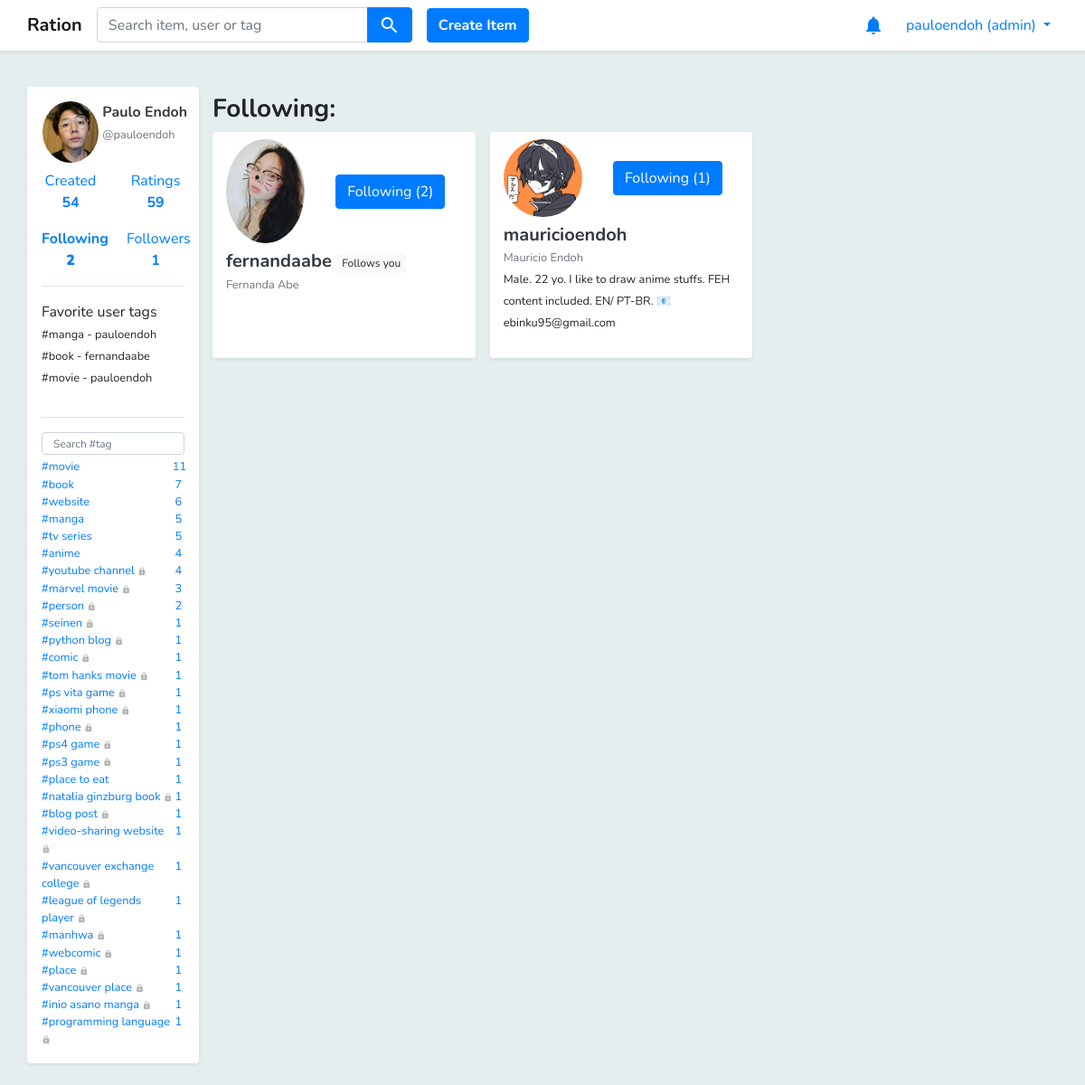
The page /user/pauloendoh/following (signed in) on the database its author committed.
### core/models.py (models this page shows, shortened)
class Profile(models.Model):
    user = models.OneToOneField(
        User,
        related_name='profile',
        on_delete=models.CASCADE,
        primary_key=True
    )
    fullname = models.CharField(max_length=100)
    picture = models.ImageField(upload_to='profile_pics', blank=True, default="profile_pics/default.png")
    bio = models.TextField(null=True, blank=True)
    location = models.TextField(null=True, blank=True)
    website = models.TextField(null=True, blank=True)

class User_Item(models.Model):
    user = models.ForeignKey(User, related_name='user_items', on_delete=models.CASCADE)
    item = models.ForeignKey(Item, related_name='user_items', on_delete=models.CASCADE)
    rating = models.FloatField(validators=[MinValueValidator(1), MaxValueValidator(5)], null=True, blank=True)
    interest = models.FloatField(validators=[MinValueValidator(1), MaxValueValidator(3)], null=True, blank=True)

class Following(models.Model):
    follower = models.ForeignKey(User, on_delete=models.CASCADE)
    user_tag = models.ForeignKey(User_Tag, on_delete=models.CASCADE)

class User_Tag(models.Model):
    user = models.ForeignKey(User, on_delete=models.CASCADE)
    tag = models.ForeignKey(Tag, on_delete=models.CASCADE)
    item_count = models.IntegerField()
    is_private = models.NullBooleanField()

class Favorite_User_Tag(models.Model):
    user = models.ForeignKey(User, related_name='favorite_user_tags', on_delete=models.CASCADE)
    user_tag = models.ForeignKey(User_Tag, on_delete=models.CASCADE)

class Tag(models.Model):
    name = models.TextField()
    is_official = models.BooleanField(default=0)

### core/views.py (the view)
# urls.py: path('user/<str:username>/following', views.following_list, name="following_list"),
def following_list(request, username):
    user = get_object_or_404(User, username=username)
    following_queryset = Following.objects.filter(follower=user)
    followings = []
    for fq in following_queryset:
        already_following = False
        for f in followings:
            if f.user_tag.user.id == fq.user_tag.user.id:
                already_following = True
        if already_following == False:
            followings.append(fq)
    return render(request, 'following.html', {'followings': followings,
                                              'user': user})

### core/models.py (called while the page is built)
def get_user_tag_list(self):
    user_tag_list = User_Tag.objects.filter(user=self).order_by('-item_count')
    return user_tag_list

def get_followers(self):
    followers = []
    user_tags = User_Tag.objects.filter(user=self)
    for user_tag in user_tags:
        followings = Following.objects.filter(user_tag=user_tag)
        for following in followings:
            in_list = False
            for follower in followers:
                if follower.id == following.follower.id:
                    in_list = True
            if not in_list:
                followers.append(following.follower)
    return followers

def new_notifications_count(self):
    count = 0
    notifications = Notification.objects.filter(user=self)
    for notification in notifications:
        if notification.is_new:
            count += 1
    return count

### core/templatetags/utils.py (called while the page is built)
@register.simple_tag
def get_follower_count_by_user(user):
    followers = user.get_followers()
    return len(followers)

@register.simple_tag
def get_following_count_by_user(user):
    followings = Following.objects.filter(follower=user)
    user_followings = []
    for following in followings:
        inside_list = False
        for user_following in user_followings:
            if following.user_tag.user.id == user_following.id:
                inside_list= True
        if not inside_list:
            user_followings.append(following.user_tag.user)
    return len(user_followings)

@register.simple_tag
def get_created_item_count_by_user(user):
    count = Item.objects.filter(creator=user).count()
    return count

@register.simple_tag
def user_is_following_other_user(user, other_user):
    followings = Following.objects.filter(follower=user)
    for following in followings:
        if following.user_tag.user == other_user:
            return True
    return False

@register.simple_tag
def get_following_user_tag_count(follower, user):
    followings = Following.objects.filter(follower=follower)
    user_tags = []
    for following in followings:
        if following.user_tag.user == user:
            user_tags.append(following.user_tag)
    return len(user_tags)

### templates/following.html
{% extends "base.html" %}
{% load utils %}
{% block content %}
<div class="mt-3 pb-2 container">
    <div class="row">
        {% include 'includes/left_container.html' %}
        <div class="col-10">
            <h3 class="mt-2 font-weight-bold">Following: </h3>
            <div class="row no-gutters">
                {% for following in followings %}
                <div class="col-4">
                    <div class="bg-white mb-3 mr-3 rounded shadow-sm profile-card">
                        <div class="container pt-2">
                            <div class="row no-gutters">
                                <div class="col-4">
                                    <a href="{% url 'user' following.user_tag.user.username %}">
                                        <img class="rounded-circle w-100"
                                             src="/media/{{ following.user_tag.user.profile.picture }}"/>
                                    </a>
                                </div>
                                <div class="col-8 pl-3 align-self-center text-center">
                                    {% if request.user.is_authenticated %}
                                    <button class="btn btn-primary">Following ({% get_following_user_tag_count request.user following.user_tag.user %})
                                    </button>
                                    {% endif %}
                                </div>
                            </div>
                            <h5 class="font-weight-bold mt-2 mb-0">
                                <a class="text-dark" href="{% url 'user' following.user_tag.user.username %}">
                                    {{ following.user_tag.user.username }}
                                </a>
                                {%user_is_following_other_user following.user_tag.user request.user as is_following_back%}
                                {% if is_following_back %}
                                <span class="badge badge-light font-weight-normal">
                                    <small>Follows you</small>
                                </span>
                                {% endif %}
                            </h5>
                            <small class="text-muted">{{ following.user_tag.user.profile.fullname }}</small>
                            <br>
                            <small>
                                {{ following.user_tag.user.profile.bio }}
                            </small>
                        </div>
                    </div>
                </div>
                {% endfor %}
            </div>
        </div>
    </div>
</div>
{% endblock %}

### templates/base.html (shortened to what this page needs)
{% load staticfiles %}
<!DOCTYPE html>
<html lang="en">
<head>
    <link rel="stylesheet" href="{% static 'styles/bootstrap.css' %}">
    <link rel="stylesheet" href="https://use.fontawesome.com/releases/v5.0.13/css/all.css"
>
    <link rel="stylesheet" href="{% static 'styles/jquery-ui.css' %}" type="text/css" media="all"/>
    <link href="{% static 'styles/main.css' %}" rel="stylesheet">
</head>
<body class="body">
<div class="pt-5"></div>
<div class="pt-2"></div>
<nav class="navbar fixed-top navbar-expand-sm bg-white navbar-light shadow-sm ">
    <div class="container pl-0 pr-0 ">
        <ul class="navbar-nav mr-auto">
            <li class="nav-item ">
                <a class="navbar-brand font-weight-bold" href="{% url 'home' %}">Ration</a>
            </li>
            <li class="nav-item">
                <form method="get" action="{% url 'search' %}">
                    <div class="input-group ui-widget">
                        <input id='search-box' type="text" class="form-control text-italic" name="q"
                               placeholder="Search item, user or tag" required
                               />
                        <div class="input-group-append">
                            <button class="btn btn-primary"><i class="material-icons align-middle">search</i></button>
                        </div>
                    </div>
                </form>
            </li>
            {% if request.user.is_authenticated %}
            <div class="pl-3 align-self-center">
                <a href="{% url 'create_item' %}">
                    <button type="button" class="btn btn-primary rounded font-weight-bold">Create Item</button>
                </a>
            </div>
            {% endif %}
        </ul>
        <ul class="navbar-nav">
            {% if request.user.is_authenticated %}
            <li class="nav-item pr-3">
                <a class="nav-link p-0" href="{% url 'notifications' %}">
                    <i class="material-icons pt-2 text-primary">
                    </i>
                </a>
            </li>
            <li class="nav-item dropdown">
                <a class="nav-link dropdown-toggle text-primary" href="#" id="navbardrop"
                   data-toggle="dropdown">
                    {{ request.user.username }}
                    {% if request.user.is_superuser %}
                    (admin)
                    {% endif %}
                </a>
            </li>
            {% endif %}
        </ul>
    </div>
</nav>
{% block content %}{% endblock %}
</body>
</html>

### templates/includes/left_container.html (shortened to what this page needs)
{% load utils %}
<div class="col-2 pl-0 pr-0">
    {% if request.user.is_authenticated %}
    <div class="bg-white pl-3 pr-3 shadow-sm rounded">
        <div class="pt-3">
            {% if user.is_authenticated %}
            <div class="row">
                <div class="col-5 pl-3 pr-0">
                    <a href="{% url 'user' user.username %}">
                        <img class="rounded-circle w-100" src="/media/{{ user.profile.picture }}"/>
                    </a>
                </div>
                <div class="col-7 pl-1 pr-2">
                    <p>
                        <a href="{% url 'user' user.username %}" class="text-dark no-underline">
                            <b>{{ user.profile.fullname }}</b>
                            <br>
                            <small class="text-muted d-inline">@{{ user.username }}</small>
                        </a>
                    </p>
                </div>
            </div>
            <div class="row">
                <div class="col-6">
                    <div class="align-self-center">
                        <a class="nav-link text-center pl-0 pr-0 {% if '/created' in request.path %}font-weight-bold{% endif %}"
                           href="{% url 'user_created_item_list' user.username %}">Created
                            <br>
                            <b>
                                {%get_created_item_count_by_user user%}
                            </b>
                        </a>
                    </div>
                </div>
                <div class="col-6">
                    <div class="align-self-center">
                        <a class="nav-link text-center pl-0 pr-0  {% if '/ratings' in request.path %}font-weight-bold{% endif %}"
                           href="{% url 'rating_list' user.username %}">Ratings<br><b>{{user.user_items.all|length}}</b>
                        </a>
                    </div>
                </div>
            </div>
            <div class="row">
                <div class="col-6">
                    <div class="align-self-center">
                        <a class="nav-link text-center pl-0 pr-0  {% if '/following' in request.path %}font-weight-bold{% endif %}"
                           href="{% url 'following_list' user.username %}">Following
                            <br>
                            <b> {% get_following_count_by_user user %}</b>
                        </a>
                    </div>
                </div>
                <div class="col-6">
                    <div class="align-self-center">
                        <a class="nav-link text-center pl-0 pr-0  {% if '/followers' in request.path %}font-weight-bold{% endif %}"
                           href="{% url 'follower_list' user.username %}">Followers<br>
                            <b>{% get_follower_count_by_user user %}</b>
                        </a>
                    </div>
                </div>
            </div>
            {% if user == request.user and user.favorite_user_tags.count > 0 %}
            <div class="mt-2 mb-3 container border-top"></div>
            Favorite user tags
            <ul class="no-bullets pl-0 pb-3">
                {% for favorite_user_tag in user.favorite_user_tags.all %}
                <li>
                    <small>
                        #{{ favorite_user_tag.user_tag.tag.name }} -
                        {{ favorite_user_tag.user_tag.user.username }}
                    </small>
                </li>
                {% endfor %}
            </ul>
            {% endif %}
            <div class="mt-2 mb-3 container border-top"></div>
            <ul class="no-bullets pl-0 pb-3">
                <div class="form-group mb-1">
                    <input class="form-control user-tag-filter" type="text" placeholder="Search #tag"/>
                </div>
                {% for user_tag in user.get_user_tag_list %}
                {% if user_tag.user == request.user %}
                <li>
                    <small>
                        <a href="{% url 'rating_list' user.username %}?tag={{ user_tag.tag.name }}">
                            <div class="row no-gutters">
                                <div class="col-11">
                                    #{{ user_tag.tag.name }}
                                    {% if user_tag.is_private %}
                                    <i class="material-icons align-middle" style="font-size: 10px; color: #b5b5b5; ">
                                    </i>
                                    {% endif %}
                                </div>
                                <div class="col-1 text-center">
                                    {{ user_tag.item_count }}
                                </div>
                            </div>
                        </a>
                    </small>
                </li>
                {% endif %}
                {% endfor %}
            </ul>
            {% endif %}
        </div>
    </div>
    {% endif %}
</div>

### static/styles/main.css (style rules this page uses)
.no-underline:link { text-decoration:none; }
#search-box { width:300px; }
.no-bullets { list-style-type: none; }
.body { background-color: #e5eeef; }
.user-tag-filter { height: 25px; font-size: 12px; }
.profile-card { height: 250px; }

### rows shown on the page
Favorite_User_Tag: user_tag.tag.name "manga", user_tag.user.username "pauloendoh"
Favorite_User_Tag: user_tag.tag.name "book", user_tag.user.username "fernandaabe"
Favorite_User_Tag: user_tag.tag.name "movie", user_tag.user.username "pauloendoh"
User_Tag: tag.name "movie", item_count "11"
User_Tag: tag.name "book", item_count "7"
User_Tag: tag.name "website", item_count "6"
User_Tag: tag.name "manga", item_count "5"
User_Tag: tag.name "tv series", item_count "5"
User_Tag: tag.name "anime", item_count "4"
User_Tag: tag.name "youtube channel", is_private True (drawn), item_count "4"
User_Tag: tag.name "marvel movie", is_private True (drawn), item_count "3"
User_Tag: tag.name "person", is_private True (drawn), item_count "2"
User_Tag: tag.name "seinen", is_private True (drawn), item_count "1"
User_Tag: tag.name "python blog", is_private True (drawn), item_count "1"
User_Tag: tag.name "comic", is_private True (drawn), item_count "1"
User_Tag: tag.name "tom hanks movie", is_private True (drawn), item_count "1"
User_Tag: tag.name "ps vita game", is_private True (drawn), item_count "1"
User_Tag: tag.name "xiaomi phone", is_private True (drawn), item_count "1"
User_Tag: tag.name "phone", is_private True (drawn), item_count "1"
User_Tag: tag.name "ps4 game", is_private True (drawn), item_count "1"
User_Tag: tag.name "ps3 game", is_private True (drawn), item_count "1"
User_Tag: tag.name "place to eat", item_count "1"
User_Tag: tag.name "natalia ginzburg book", is_private True (drawn), item_count "1"
User_Tag: tag.name "blog post", is_private True (drawn), item_count "1"
User_Tag: tag.name "video-sharing website", is_private True (drawn), item_count "1"
User_Tag: tag.name "vancouver exchange college", is_private True (drawn), item_count "1"
User_Tag: tag.name "league of legends player", is_private True (drawn), item_count "1"
User_Tag: tag.name "manhwa", is_private True (drawn), item_count "1"
User_Tag: tag.name "webcomic", is_private True (drawn), item_count "1"
User_Tag: tag.name "place", is_private True (drawn), item_count "1"
User_Tag: tag.name "vancouver place", is_private True (drawn), item_count "1"
User_Tag: tag.name "inio asano manga", is_private True (drawn), item_count "1"
User_Tag: tag.name "programming language", is_private True (drawn), item_count "1"
Following: user_tag.user.profile.picture (picture), user_tag.user_id "2", user_tag.user.username "fernandaabe", shows "Follows you", user_tag.user.profile.fullname "Fernanda Abe"
Following: user_tag.user.profile.picture (picture), user_tag.user_id "1", user_tag.user.username "mauricioendoh", user_tag.user.profile.fullname "Mauricio Endoh", user_tag.user.profile.bio "Male. 22 yo. I like to draw anime stuffs. FEH content included. EN/ PT-BR. 📧ebinku95@gmail.com"

### other values the page prints
{{ request.user.username }} "pauloendoh"
{{ user.profile.fullname }} "Paulo Endoh"
{{ user.username }} "pauloendoh"
{{ user.user_items.all|length }} "59"
